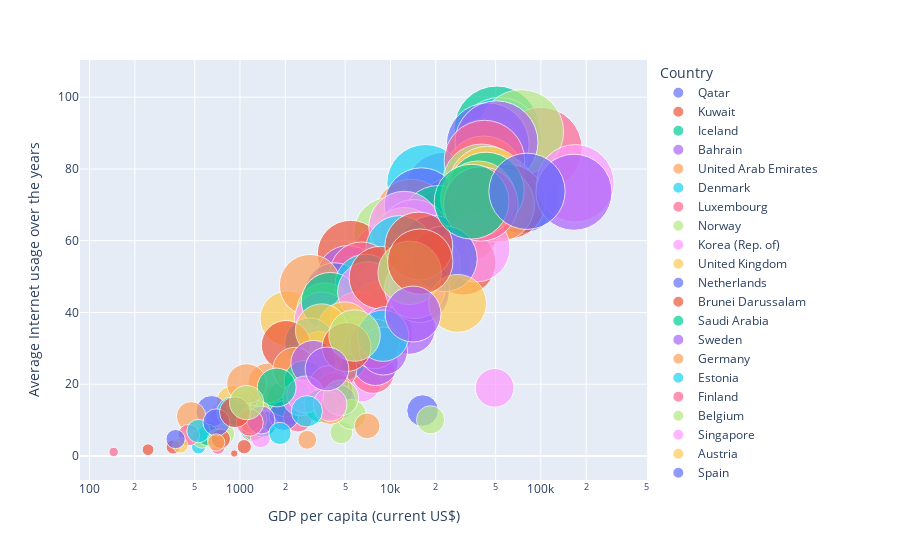

Source (notebook cell):
### Code cell
import plotly.express as px


fig = px.scatter(GDP_vs_int_usage, x="GDP per capita (current US$)", y="Average Internet usage over the years",
        color="Country",size= "Average Internet usage over the years",
                 hover_name="country", log_x=True, size_max=60)
fig.show()
